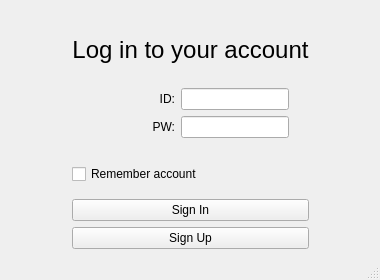
<?xml version="1.0" encoding="UTF-8"?>
<ui version="4.0">
 <class>sign_in</class>
 <widget class="QMainWindow" name="sign_in">
  <property name="geometry">
   <rect>
    <x>0</x>
    <y>0</y>
    <width>380</width>
    <height>280</height>
   </rect>
  </property>
  <property name="windowTitle">
   <string>Sign In</string>
  </property>
  <widget class="QWidget" name="centralwidget">
   <layout class="QVBoxLayout" name="verticalLayout_2">
    <item>
     <spacer name="verticalSpacer_2">
      <property name="orientation">
       <enum>Qt::Vertical</enum>
      </property>
      <property name="sizeType">
       <enum>QSizePolicy::Expanding</enum>
      </property>
      <property name="sizeHint" stdset="0">
       <size>
        <width>20</width>
        <height>80</height>
       </size>
      </property>
     </spacer>
    </item>
    <item>
     <layout class="QGridLayout" name="gridLayout">
      <item row="2" column="1">
       <layout class="QHBoxLayout" name="horizontalLayout">
        <item>
         <spacer name="horizontalSpacer">
          <property name="orientation">
           <enum>Qt::Horizontal</enum>
          </property>
          <property name="sizeType">
           <enum>QSizePolicy::Maximum</enum>
          </property>
          <property name="sizeHint" stdset="0">
           <size>
            <width>20</width>
            <height>20</height>
           </size>
          </property>
         </spacer>
        </item>
        <item>
         <widget class="QLabel" name="label">
          <property name="sizePolicy">
           <sizepolicy hsizetype="MinimumExpanding" vsizetype="Preferred">
            <horstretch>0</horstretch>
            <verstretch>0</verstretch>
           </sizepolicy>
          </property>
          <property name="font">
           <font>
            <pointsize>9</pointsize>
           </font>
          </property>
          <property name="text">
           <string>ID:</string>
          </property>
          <property name="alignment">
           <set>Qt::AlignRight|Qt::AlignTrailing|Qt::AlignVCenter</set>
          </property>
         </widget>
        </item>
        <item>
         <widget class="QLineEdit" name="lineEdit_id">
          <property name="font">
           <font>
            <pointsize>9</pointsize>
           </font>
          </property>
         </widget>
        </item>
        <item>
         <spacer name="horizontalSpacer_2">
          <property name="orientation">
           <enum>Qt::Horizontal</enum>
          </property>
          <property name="sizeType">
           <enum>QSizePolicy::Maximum</enum>
          </property>
          <property name="sizeHint" stdset="0">
           <size>
            <width>20</width>
            <height>20</height>
           </size>
          </property>
         </spacer>
        </item>
       </layout>
      </item>
      <item row="4" column="1">
       <layout class="QHBoxLayout" name="horizontalLayout_2">
        <item>
         <spacer name="horizontalSpacer_3">
          <property name="orientation">
           <enum>Qt::Horizontal</enum>
          </property>
          <property name="sizeType">
           <enum>QSizePolicy::Maximum</enum>
          </property>
          <property name="sizeHint" stdset="0">
           <size>
            <width>20</width>
            <height>20</height>
           </size>
          </property>
         </spacer>
        </item>
        <item>
         <widget class="QLabel" name="label_2">
          <property name="sizePolicy">
           <sizepolicy hsizetype="MinimumExpanding" vsizetype="Preferred">
            <horstretch>0</horstretch>
            <verstretch>0</verstretch>
           </sizepolicy>
          </property>
          <property name="font">
           <font>
            <pointsize>9</pointsize>
           </font>
          </property>
          <property name="text">
           <string>PW:</string>
          </property>
          <property name="alignment">
           <set>Qt::AlignRight|Qt::AlignTrailing|Qt::AlignVCenter</set>
          </property>
         </widget>
        </item>
        <item>
         <widget class="QLineEdit" name="lineEdit_pw">
          <property name="font">
           <font>
            <pointsize>9</pointsize>
           </font>
          </property>
          <property name="inputMethodHints">
           <set>Qt::ImhNone</set>
          </property>
          <property name="text">
           <string/>
          </property>
         </widget>
        </item>
        <item>
         <spacer name="horizontalSpacer_4">
          <property name="orientation">
           <enum>Qt::Horizontal</enum>
          </property>
          <property name="sizeType">
           <enum>QSizePolicy::Maximum</enum>
          </property>
          <property name="sizeHint" stdset="0">
           <size>
            <width>20</width>
            <height>20</height>
           </size>
          </property>
         </spacer>
        </item>
       </layout>
      </item>
      <item row="0" column="1">
       <widget class="QLabel" name="Title">
        <property name="font">
         <font>
          <family>Arial</family>
          <pointsize>18</pointsize>
          <weight>50</weight>
          <bold>false</bold>
         </font>
        </property>
        <property name="lineWidth">
         <number>1</number>
        </property>
        <property name="text">
         <string>Log in to your account</string>
        </property>
        <property name="alignment">
         <set>Qt::AlignCenter</set>
        </property>
       </widget>
      </item>
      <item row="5" column="1">
       <spacer name="verticalSpacer_5">
        <property name="orientation">
         <enum>Qt::Vertical</enum>
        </property>
        <property name="sizeType">
         <enum>QSizePolicy::Maximum</enum>
        </property>
        <property name="sizeHint" stdset="0">
         <size>
          <width>20</width>
          <height>5</height>
         </size>
        </property>
       </spacer>
      </item>
      <item row="3" column="1">
       <spacer name="verticalSpacer_4">
        <property name="orientation">
         <enum>Qt::Vertical</enum>
        </property>
        <property name="sizeType">
         <enum>QSizePolicy::Maximum</enum>
        </property>
        <property name="sizeHint" stdset="0">
         <size>
          <width>20</width>
          <height>5</height>
         </size>
        </property>
       </spacer>
      </item>
      <item row="1" column="1">
       <spacer name="verticalSpacer_3">
        <property name="orientation">
         <enum>Qt::Vertical</enum>
        </property>
        <property name="sizeType">
         <enum>QSizePolicy::Maximum</enum>
        </property>
        <property name="sizeHint" stdset="0">
         <size>
          <width>20</width>
          <height>40</height>
         </size>
        </property>
       </spacer>
      </item>
      <item row="9" column="1">
       <spacer name="verticalSpacer_7">
        <property name="orientation">
         <enum>Qt::Vertical</enum>
        </property>
        <property name="sizeType">
         <enum>QSizePolicy::Maximum</enum>
        </property>
        <property name="sizeHint" stdset="0">
         <size>
          <width>20</width>
          <height>5</height>
         </size>
        </property>
       </spacer>
      </item>
      <item row="10" column="1">
       <widget class="QPushButton" name="pushButton_signup">
        <property name="font">
         <font>
          <pointsize>9</pointsize>
         </font>
        </property>
        <property name="text">
         <string>Sign Up</string>
        </property>
       </widget>
      </item>
      <item row="6" column="1">
       <widget class="QCheckBox" name="checkBox_remember">
        <property name="font">
         <font>
          <pointsize>9</pointsize>
         </font>
        </property>
        <property name="text">
         <string>Remember account</string>
        </property>
       </widget>
      </item>
      <item row="7" column="1">
       <spacer name="verticalSpacer_6">
        <property name="orientation">
         <enum>Qt::Vertical</enum>
        </property>
        <property name="sizeHint" stdset="0">
         <size>
          <width>20</width>
          <height>30</height>
         </size>
        </property>
       </spacer>
      </item>
      <item row="8" column="1">
       <widget class="QPushButton" name="pushButton_signin">
        <property name="font">
         <font>
          <pointsize>9</pointsize>
         </font>
        </property>
        <property name="text">
         <string>Sign In</string>
        </property>
       </widget>
      </item>
      <item row="4" column="0">
       <spacer name="horizontalSpacer_5">
        <property name="orientation">
         <enum>Qt::Horizontal</enum>
        </property>
        <property name="sizeHint" stdset="0">
         <size>
          <width>40</width>
          <height>20</height>
         </size>
        </property>
       </spacer>
      </item>
      <item row="5" column="2">
       <spacer name="horizontalSpacer_6">
        <property name="orientation">
         <enum>Qt::Horizontal</enum>
        </property>
        <property name="sizeHint" stdset="0">
         <size>
          <width>40</width>
          <height>20</height>
         </size>
        </property>
       </spacer>
      </item>
     </layout>
    </item>
    <item>
     <spacer name="verticalSpacer">
      <property name="orientation">
       <enum>Qt::Vertical</enum>
      </property>
      <property name="sizeHint" stdset="0">
       <size>
        <width>20</width>
        <height>20</height>
       </size>
      </property>
     </spacer>
    </item>
   </layout>
  </widget>
  <widget class="QStatusBar" name="statusbar"/>
 </widget>
 <resources/>
 <connections/>
</ui>
